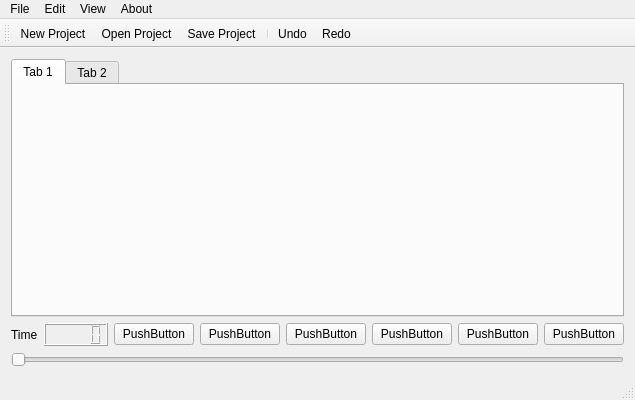
<?xml version="1.0" encoding="UTF-8"?>
<ui version="4.0">
 <class>kinect_appClass</class>
 <widget class="QMainWindow" name="kinect_appClass">
  <property name="geometry">
   <rect>
    <x>0</x>
    <y>0</y>
    <width>600</width>
    <height>400</height>
   </rect>
  </property>
  <property name="windowTitle">
   <string>kinect_app</string>
  </property>
  <widget class="QWidget" name="centralWidget">
   <layout class="QGridLayout" name="gridLayout_6">
    <item row="0" column="0" colspan="2">
     <layout class="QGridLayout" name="gridLayout">
      <property name="sizeConstraint">
       <enum>QLayout::SetNoConstraint</enum>
      </property>
      <item row="0" column="0">
       <widget class="QTabWidget" name="tabWidget">
        <property name="currentIndex">
         <number>0</number>
        </property>
        <widget class="QWidget" name="tab">
         <attribute name="title">
          <string>Tab 1</string>
         </attribute>
        </widget>
        <widget class="QWidget" name="tab_2">
         <attribute name="title">
          <string>Tab 2</string>
         </attribute>
        </widget>
       </widget>
      </item>
     </layout>
    </item>
    <item row="1" column="0" colspan="2">
     <layout class="QVBoxLayout" name="verticalLayout">
      <property name="sizeConstraint">
       <enum>QLayout::SetNoConstraint</enum>
      </property>
      <item>
       <layout class="QHBoxLayout" name="horizontalLayout">
        <item>
         <widget class="QLabel" name="label">
          <property name="text">
           <string>Time</string>
          </property>
         </widget>
        </item>
        <item>
         <widget class="QLCDNumber" name="lcdNumber"/>
        </item>
        <item>
         <widget class="QPushButton" name="pushButton">
          <property name="text">
           <string>PushButton</string>
          </property>
         </widget>
        </item>
        <item>
         <widget class="QPushButton" name="pushButton_2">
          <property name="text">
           <string>PushButton</string>
          </property>
         </widget>
        </item>
        <item>
         <widget class="QPushButton" name="pushButton_3">
          <property name="text">
           <string>PushButton</string>
          </property>
         </widget>
        </item>
        <item>
         <widget class="QPushButton" name="pushButton_4">
          <property name="text">
           <string>PushButton</string>
          </property>
         </widget>
        </item>
        <item>
         <widget class="QPushButton" name="pushButton_5">
          <property name="text">
           <string>PushButton</string>
          </property>
         </widget>
        </item>
        <item>
         <widget class="QPushButton" name="pushButton_6">
          <property name="text">
           <string>PushButton</string>
          </property>
         </widget>
        </item>
       </layout>
      </item>
      <item>
       <widget class="QSlider" name="horizontalSlider">
        <property name="orientation">
         <enum>Qt::Horizontal</enum>
        </property>
       </widget>
      </item>
     </layout>
    </item>
   </layout>
  </widget>
  <widget class="QMenuBar" name="menuBar">
   <property name="geometry">
    <rect>
     <x>0</x>
     <y>0</y>
     <width>600</width>
     <height>21</height>
    </rect>
   </property>
   <widget class="QMenu" name="menuFile">
    <property name="title">
     <string>File</string>
    </property>
    <addaction name="actionNew_Project"/>
    <addaction name="actionOpen_Project"/>
    <addaction name="actionSave_Project"/>
    <addaction name="actionSave_Project_As"/>
    <addaction name="actionClose_Project"/>
    <addaction name="separator"/>
    <addaction name="actionOpen_Animation"/>
    <addaction name="separator"/>
    <addaction name="actionExport"/>
    <addaction name="separator"/>
    <addaction name="actionExit"/>
   </widget>
   <widget class="QMenu" name="menuEdit">
    <property name="title">
     <string>Edit</string>
    </property>
    <addaction name="actionUndo"/>
    <addaction name="actionRedo"/>
    <addaction name="separator"/>
    <addaction name="actionCopy"/>
    <addaction name="actionPaste"/>
   </widget>
   <widget class="QMenu" name="menuView">
    <property name="title">
     <string>View</string>
    </property>
    <addaction name="actionSkin"/>
    <addaction name="actionBones"/>
    <addaction name="actionGround_Plane"/>
    <addaction name="actionCamera"/>
   </widget>
   <widget class="QMenu" name="menuAbout">
    <property name="title">
     <string>About</string>
    </property>
    <addaction name="actionAbout"/>
   </widget>
   <addaction name="menuFile"/>
   <addaction name="menuEdit"/>
   <addaction name="menuView"/>
   <addaction name="menuAbout"/>
  </widget>
  <widget class="QToolBar" name="mainToolBar">
   <attribute name="toolBarArea">
    <enum>TopToolBarArea</enum>
   </attribute>
   <attribute name="toolBarBreak">
    <bool>false</bool>
   </attribute>
   <addaction name="actionNew_Project"/>
   <addaction name="actionOpen_Project"/>
   <addaction name="actionSave_Project"/>
   <addaction name="separator"/>
   <addaction name="actionUndo"/>
   <addaction name="actionRedo"/>
  </widget>
  <widget class="QStatusBar" name="statusBar"/>
  <action name="actionNew_Project">
   <property name="text">
    <string>New Project</string>
   </property>
   <property name="shortcut">
    <string>Ctrl+N</string>
   </property>
  </action>
  <action name="actionOpen_Project">
   <property name="text">
    <string>Open Project</string>
   </property>
   <property name="shortcut">
    <string>Ctrl+O</string>
   </property>
  </action>
  <action name="actionSave_Project">
   <property name="text">
    <string>Save Project</string>
   </property>
   <property name="shortcut">
    <string>Ctrl+S</string>
   </property>
  </action>
  <action name="actionSave_Project_As">
   <property name="text">
    <string>Save Project as...</string>
   </property>
  </action>
  <action name="actionAbout">
   <property name="text">
    <string>About</string>
   </property>
   <property name="shortcut">
    <string>F1</string>
   </property>
  </action>
  <action name="actionClose_Project">
   <property name="text">
    <string>Close Project</string>
   </property>
  </action>
  <action name="actionOpen_Animation">
   <property name="text">
    <string>Open Animation...</string>
   </property>
  </action>
  <action name="actionExport">
   <property name="text">
    <string>Export</string>
   </property>
   <property name="shortcut">
    <string>Ctrl+E</string>
   </property>
  </action>
  <action name="actionExit">
   <property name="text">
    <string>Exit</string>
   </property>
  </action>
  <action name="actionUndo">
   <property name="text">
    <string>Undo</string>
   </property>
   <property name="shortcut">
    <string>Ctrl+Z</string>
   </property>
  </action>
  <action name="actionRedo">
   <property name="text">
    <string>Redo</string>
   </property>
   <property name="shortcut">
    <string>Ctrl+Y</string>
   </property>
  </action>
  <action name="actionCopy">
   <property name="text">
    <string>Copy</string>
   </property>
   <property name="shortcut">
    <string>Ctrl+C</string>
   </property>
  </action>
  <action name="actionPaste">
   <property name="text">
    <string>Paste</string>
   </property>
   <property name="shortcut">
    <string>Ctrl+V</string>
   </property>
  </action>
  <action name="actionSkin">
   <property name="text">
    <string>Skin</string>
   </property>
  </action>
  <action name="actionBones">
   <property name="text">
    <string>Bones</string>
   </property>
  </action>
  <action name="actionGround_Plane">
   <property name="text">
    <string>Ground Plane</string>
   </property>
  </action>
  <action name="actionCamera">
   <property name="text">
    <string>Cameras</string>
   </property>
  </action>
 </widget>
 <layoutdefault spacing="6" margin="11"/>
 <resources>
  <include location="kinect_app.qrc"/>
 </resources>
 <connections/>
</ui>
